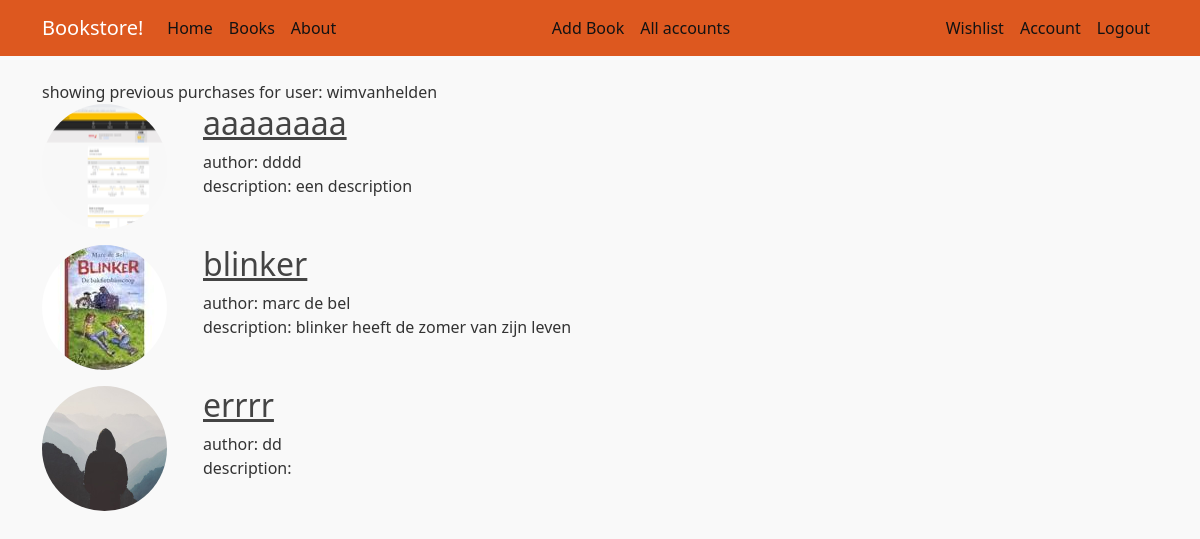
The app's page /account/2 (signed in) with its own data.
### book_store/bp_users/models.py (models this page shows, shortened)
class User(db.Model, UserMixin): #flask expects certain attributes and methods in our model (4): is_authenticated , is_active, is_anonymous, get_id. we could add them ourselves, but easier is inheriting from flask_login class UserMixin
    __tablename__ = 'user'
    id = db.Column(db.Integer, primary_key=True)
    username = db.Column(db.String(20), unique=True, nullable=False)
    email = db.Column(db.String(120), unique=True, nullable=False)
    password = db.Column(db.String(60), nullable=False) #will be hashed
    date_created =  db.Column(db.DateTime, nullable=False, default=datetime.utcnow) #not datetime.utcnow()! always use UTC time when saving times in database
    purchases = db.relationship("Book", secondary= purchases, back_populates = "purchases")
    wishlist = db.relationship("Book", secondary= wishlist, back_populates = "wishlist")
    type = db.Column(db.Integer, default = 1)  # normal user: type=1, admin user: type = 2
    """

    def get_token(self, expiration_time=600):
        return jwt.encode(‘something’: self.id, ‘exp’: time() + expires_in, secret_key, algorithm=’HS256’)
    """

### book_store/bp_books/models.py (models this page shows)
class Book(db.Model):
    __tablename__ = 'book'
    id = db.Column(db.Integer, primary_key=True)
    type = db.Column(db.String(15))  #type is hardcover, ebook of audiobook
    price = db.Column(db.Float)
    title = db.Column(db.String(50), unique=True, nullable=False)
    author = db.Column(db.String(30), nullable=False)  #dit kan ook met linktabel.. of eenvoudiger..
    description = db.Column(db.Text)
    image_file = db.Column(db.String(20), nullable=False, default='default.jpg')  #add default later, will be hashed
    category = db.Column(db.String(20))  #categorie example horror, drama...
    db.UniqueConstraint('title', 'author', name='uix_title_author')
    wishlist = db.relationship("User", secondary= wishlist, back_populates = "wishlist")
    purchases = db.relationship("User", secondary= purchases, back_populates = "purchases")

### book_store/bp_users/routes.py (the view)
@login_required
@bp_users.route("/account/<user_id>")
def show_account(user_id):
    if current_user.id == int(user_id) or current_user.type == 2:
        user_account = User.query.get_or_404(user_id)
        books_dict = user_account.purchases
        return render_template("account.html", title="account",  books=books_dict, user = user_account)  #account.html handles books_dict == None or books_dict empty
    else:
        flash(f'you do not have permission to acces this account page', 'danger')
        return redirect(url_for('bp_main.home'))

### book_store/bp_users/models.py (called while the page is built)
@login_manager.user_loader
def load_user(user_id):
    return User.query.get(int(user_id))  #does this need try except?

### book_store/templates/account.html
{% extends "layout.html" %}
{% block content %}
<div>
showing previous purchases for user: {{user.username}}
</div>
    {% if books and books|length > 0 %}
        {% for book in books %}
          <div class="d-flex">
            <div class="flex-shrink-0">
                <img class="rounded-circle account-img" src="{{url_for('static', filename='pictures/' + book.image_file)}}" >
            </div>
            <div class="flex-grow-1 ms-3">
              <h2><a class="article-title" href= "{{url_for('bp_books.book', book_id=book.id) }}"> {{ book.title }} </a> </h2>
              <p class="article-content"> author: {{book.author}}
                description: {{book.description}}
              </p>
            </div>
          </div>
        {% endfor %}
    {%else%}
        <h1>No books purchased yet!</h1>
    {% endif%}
{% endblock content %}

### book_store/static/main.css (style rules this page uses)
body { background: #f9f9f9; color: #333333; margin-top: 5rem; }
h1, h2, h3, h4, h5, h6 { color: #444444; }
.article-title { color: #444444; }
.article-content { white-space: pre-line; }
.account-img { height: 125px; width: 125px; margin-right: 20px; margin-bottom: 16px; }

### records on screen
User: username "wimvanhelden"
Book: image_file (picture), title "aaaaaaaa", author "dddd", description "een description"
Book: image_file (picture), title "blinker", author "marc de bel", description "blinker heeft de zomer van zijn leven"
Book: image_file (placeholder picture), title "errrr", author "dd"
